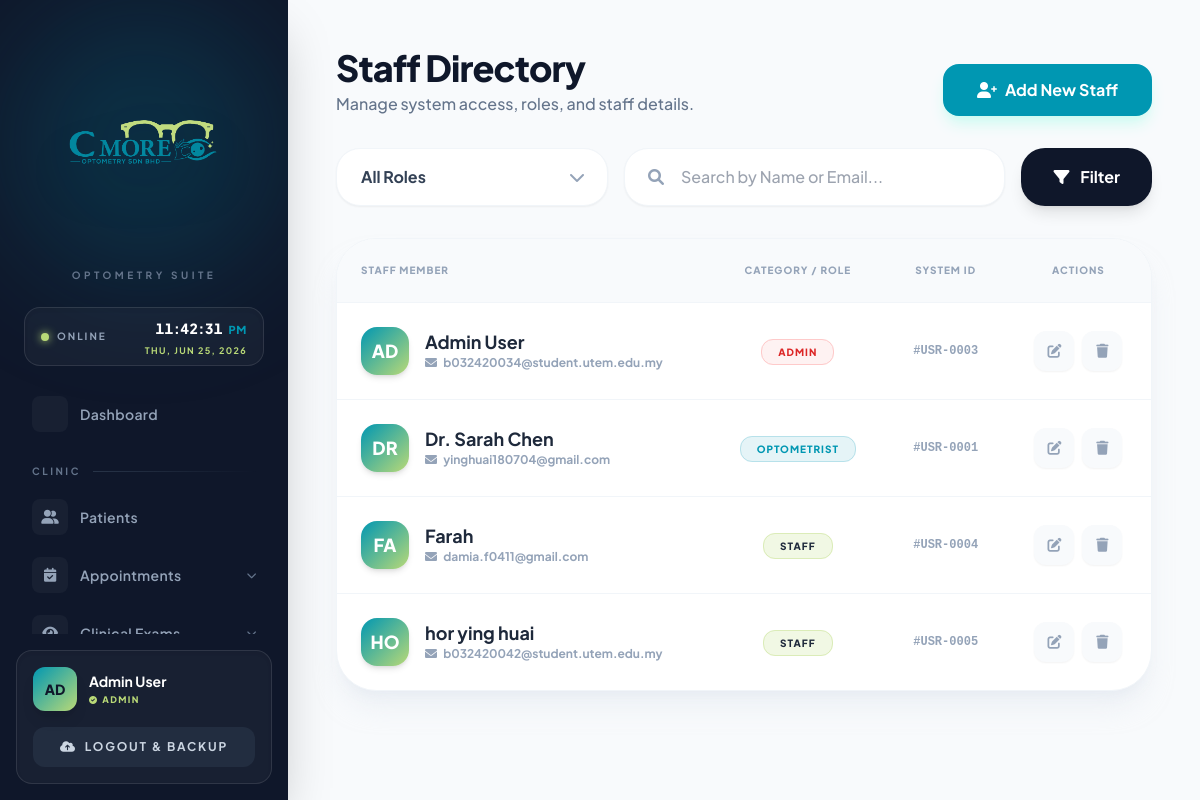
The app's page /staff.php (signed in) with its own data.
### tables this page shows
CREATE TABLE `user` (
  `USER_ID` int(11) NOT NULL AUTO_INCREMENT,
  `NAME` varchar(100) NOT NULL,
  `EMAIL` varchar(100) NOT NULL,
  `PASSWORD` varchar(255) NOT NULL,
  `ROLE` varchar(50) NOT NULL,
  `FIRST_LOGIN_OTP` tinyint(1) DEFAULT 1,
  PRIMARY KEY (`USER_ID`),
  UNIQUE KEY `EMAIL` (`EMAIL`)
);

### staff.php (the view, shortened to what this page needs)
<?php
include('config.php');
$search = isset($_GET['search']) ? mysqli_real_escape_string($conn, $_GET['search']) : '';
$where_clauses = [];
$where_sql = count($where_clauses) > 0 ? "WHERE " . implode(" AND ", $where_clauses) : "";
$query = "SELECT * FROM user $where_sql ORDER BY NAME ASC";
$result = mysqli_query($conn, $query);
?>
<!DOCTYPE html>
<html lang="en">
<head>
    <script src="https://cdn.tailwindcss.com"></script>
    <link rel="stylesheet" href="https://cdnjs.cloudflare.com/ajax/libs/font-awesome/6.0.0/css/all.min.css">
</head>
<body class="bg-[#f8fafc] text-slate-900 flex min-h-screen overflow-x-hidden">
    <?php include('sidebar.php'); ?>
    <main class="flex-1 ml-72 p-12">
        <header class="flex justify-between items-end mb-8">
            <div>
                <h1 class="text-4xl font-extrabold tracking-tight text-slate-900">Staff Directory</h1>
                <p class="text-slate-500 font-medium mt-1">Manage system access, roles, and staff details.</p>
            </div>
            <a href="staff_add.php" class="bg-[#0097B2] text-white px-8 py-3 rounded-2xl font-bold shadow-lg shadow-teal-100 hover:scale-105 transition-all inline-flex items-center border-2 border-[#0097B2]">
                <i class="fa-solid fa-user-plus mr-2"></i> Add New Staff
            </a>
        </header>
        <div class="mb-8">
            <form action="" method="GET" class="flex flex-col md:flex-row space-y-4 md:space-y-0 md:space-x-4 max-w-4xl">
                <div class="relative w-full md:w-1/3">
                    <select name="role" class="w-full pl-6 pr-10 py-4 bg-white border border-slate-100 rounded-[1.5rem] shadow-sm focus:border-[#0097B2] outline-none appearance-none font-bold text-slate-700 cursor-pointer">
                        <option value="">All Roles</option>
                    </select>
                </div>
                <div class="relative flex-1">
                    <i class="fa-solid fa-magnifying-glass absolute left-6 top-1/2 -translate-y-1/2 text-slate-400"></i>
                    <input type="text" name="search" placeholder="Search by Name or Email..." value="<?php echo htmlspecialchars($search); ?>" class="w-full pl-14 pr-6 py-4 bg-white border border-slate-100 rounded-[1.5rem] shadow-sm focus:border-[#0097B2] outline-none transition-all font-medium text-slate-700">
                </div>
                <button type="submit" class="bg-slate-900 text-white px-8 py-4 rounded-[1.5rem] font-bold hover:bg-[#0097B2] transition shadow-lg shrink-0">
                    <i class="fa-solid fa-filter mr-2"></i> Filter
                </button>
            </form>
        </div>
        <div class="bg-white rounded-[2.5rem] shadow-xl shadow-slate-200/50 border border-slate-100 overflow-hidden">
            <div class="overflow-x-auto">
                <table class="w-full text-left border-collapse table-auto">
                    <thead>
                        <tr class="bg-slate-50 text-[10px] uppercase tracking-widest text-slate-400 border-b border-slate-100">
                            <th class="p-6 font-black">Staff Member</th>
                            <th class="p-6 font-black text-center">Category / Role</th>
                            <th class="p-6 font-black text-center">System ID</th>
                            <th class="p-6 font-black text-center">Actions</th>
                        </tr>
                    </thead>
                    <tbody class="divide-y divide-slate-100 text-sm font-medium">
                        <?php if (mysqli_num_rows($result) > 0): ?>
                            <?php while ($row = mysqli_fetch_assoc($result)):
                                $role = htmlspecialchars($row['ROLE']);
                                $badge_class = 'bg-slate-100 text-slate-600 border-slate-200';
                                if (strcasecmp($role, 'Admin') == 0) {
                                    $badge_class = 'bg-red-50 text-red-600 border-red-200';
                                } elseif (strcasecmp($role, 'Optometrist') == 0) {
                                    $badge_class = 'bg-[#0097B2]/10 text-[#0097B2] border-[#0097B2]/20';
                                } elseif (strcasecmp($role, 'Staff') == 0 || strcasecmp($role, 'Sales') == 0) {
                                    $badge_class = 'bg-[#B9D977]/20 text-slate-800 border-[#B9D977]/40';
                                }
                            ?>
                                <tr class="hover:bg-slate-50/80 transition group">
                                    <td class="p-6">
                                        <div class="flex items-center space-x-4">
                                            <div class="w-12 h-12 rounded-2xl bg-gradient-to-br from-[#0097B2] to-[#B9D977] text-white flex items-center justify-center font-black text-lg shadow-md shrink-0">
                                                <?php echo $row['NAME'] ? strtoupper(substr($row['NAME'], 0, 2)) : '??'; ?>
                                            </div>
                                            <div>
                                                <p class="font-bold text-slate-800 text-lg leading-tight"><?php echo htmlspecialchars($row['NAME'] ?? 'Unknown'); ?></p>
                                                <?php if(isset($row['EMAIL']) && !empty($row['EMAIL'])): ?>
                                                    <p class="text-xs text-slate-400 font-bold mt-0.5"><i class="fa-solid fa-envelope mr-1"></i> <?php echo htmlspecialchars($row['EMAIL']); ?></p>
                                                <?php endif; ?>
                                            </div>
                                        </div>
                                    </td>
                                    <td class="p-6 text-center">
                                        <span class="<?php echo $badge_class; ?> px-4 py-1.5 rounded-xl font-black text-[10px] uppercase tracking-widest border">
                                            <?php echo $role; ?>
                                        </span>
                                    </td>
                                    <td class="p-6 text-center font-mono text-xs text-slate-400 font-bold">
                                        #USR-<?php echo str_pad($row['USER_ID'], 4, '0', STR_PAD_LEFT); ?>
                                    </td>
                                    <td class="p-6">
                                        <div class="flex items-center justify-center space-x-2">
                                            <?php
                                                $js_name  = htmlspecialchars(json_encode($row['NAME']), ENT_QUOTES);
                                                $js_email = htmlspecialchars(json_encode($row['EMAIL'] ?? ''), ENT_QUOTES);
                                                $js_role  = htmlspecialchars(json_encode($row['ROLE']), ENT_QUOTES);
                                            ?>
                                            <button onclick="openEditModal(<?php echo $row['USER_ID']; ?>, <?php echo $js_name; ?>, <?php echo $js_email; ?>, <?php echo $js_role; ?>)" class="w-10 h-10 rounded-xl bg-slate-50 text-slate-400 flex items-center justify-center hover:bg-[#0097B2] hover:text-white transition duration-300 shadow-sm" title="Edit Staff">
                                                <i class="fa-solid fa-pen-to-square text-sm"></i>
                                            </button>
                                            <button onclick="confirmDelete(<?php echo $row['USER_ID']; ?>, <?php echo $js_name; ?>)" class="w-10 h-10 rounded-xl bg-slate-50 text-slate-400 flex items-center justify-center hover:bg-red-500 hover:text-white transition duration-300 shadow-sm" title="Delete Staff">
                                                <i class="fa-solid fa-trash text-sm"></i>
                                            </button>
                                        </div>
                                    </td>
                                </tr>
                            <?php endwhile; ?>
                        <?php endif; ?>
                    </tbody>
                </table>
            </div>
        </div>
    </main>
</body>
</html>

### staff.php (style rules this page uses)
body { font-family: 'Plus Jakarta Sans', sans-serif; }

### records on screen
user: NAME "AD", NAME "Admin User", EMAIL "b032420034@student.utem.edu.my", ROLE "ADMIN", USER_ID "0003"
user: NAME "DR", NAME "Dr. Sarah Chen", EMAIL "yinghuai180704@gmail.com", ROLE "OPTOMETRIST", USER_ID "0001"
user: NAME "FA", NAME "Farah", EMAIL "damia.f0411@gmail.com", ROLE "STAFF", USER_ID "0004"
user: NAME "HO", NAME "hor ying huai", EMAIL "b032420042@student.utem.edu.my", ROLE "STAFF", USER_ID "0005"

### other values on screen
$label "Dashboard Patients"
$label "CLINIC"
substr($_SESSION['NAME'], 0, 2) "AD"
$_SESSION['NAME'] "Admin User"
$user_role "ADMIN"
